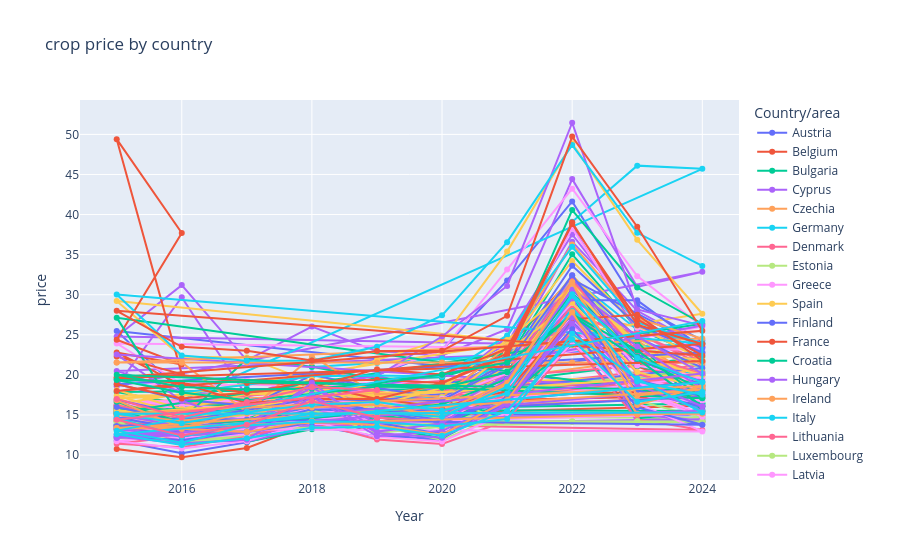

The cell this chart's notebook holds for it:
### Code cell
import plotly.express as px

fig = px.line(
    prices_df,
    x="TIME_PERIOD",
    y="OBS_VALUE",
    color="geo",
    markers=True,
    title="crop price by country",
    labels={
        "TIME_PERIOD": "Year",
        "OBS_VALUE": "price",
        "geo": "Country/area",
    },
)

fig.show()

### Figure 1 — Plotly figure (JSON) as saved in the notebook; plotly's stock layout.template omitted (floating-point values rounded to 4 significant figures)
{"data": [{"hovertemplate": "Country/area=Austria<br>Year=%{x}<br>price=%{y}<extra></extra>", "legendgroup": "Austria", "line": {"color": "#636efa", "dash": "solid"}, "marker": {"symbol": "circle"}, "mode": "lines+markers", "name": "Austria", "orientation": "v", "showlegend": true, "type": "scatter", "x": [2015, 2016, 2017, 2018, 2019, 2020, 2021, 2022, 2023, 2024, 2015, 2016, 2017, 2018, 2019, 2020, 2021, 2022, 2023, 2024, 2015, 2016, 2017, 2018, 2019, 2020, 2021, 2022, 2023, 2024, 2015, 2015, 2016, 2017, 2018, 2019, 2020, 2021, 2022, 2023, 2024], "xaxis": "x", "y": [13.72, 11.55, 14.46, 15.41, 14.63, 14.88, 22.65, 28.05, 17.9, 17.6, 25.47, 17.88, 18.24, 18.27, 20.03, 23.1, 31.78, 41.64, 28.72, 24.29, 12.12, 12.52, 15.7, 14.98, 12.74, 11.76, 22.15, 27.48, 14.92, 14.96, 15.2, 11.8, 10.23, 11.6, 13.69, 12.31, 12.08, 17.23, 24.19, 14.85, 13.79], "yaxis": "y"}, {"hovertemplate": "Country/area=Belgium<br>Year=%{x}<br>price=%{y}<extra></extra>", "legendgroup": "Belgium", "line": {"color": "#EF553B", "dash": "solid"}, "marker": {"symbol": "circle"}, "mode": "lines+markers", "name": "Belgium", "orientation": "v", "showlegend": true, "type": "scatter", "x": [2015, 2016, 2017, 2018, 2019, 2020, 2021, 2022, 2023, 2024, 2015, 2015, 2016, 2017, 2018, 2019, 2020, 2021, 2022, 2023, 2024, 2015, 2016, 2017, 2018, 2019, 2020, 2021, 2022, 2024, 2015, 2023], "xaxis": "x", "y": [15.44, 13.34, 14.14, 16.66, 15.59, 17.45, 23.3, 32.11, 21.05, 18.13, 15.87, 10.75, 9.73, 10.88, 13.95, 13.3, 14.91, 20.11, 26.59, 17.75, 16.15, 14.23, 11.82, 13.22, 17.76, 14.12, 15.51, 22.32, 27.21, 17.4, 15.87, 19.13], "yaxis": "y"}, {"hovertemplate": "Country/area=Bulgaria<br>Year=%{x}<br>price=%{y}<extra></extra>", "legendgroup": "Bulgaria", "line": {"color": "#00cc96", "dash": "solid"}, "marker": {"symbol": "circle"}, "mode": "lines+markers", "name": "Bulgaria", "orientation": "v", "showlegend": true, "type": "scatter", "x": [2015, 2016, 2017, 2018, 2019, 2020, 2021, 2022, 2023, 2024, 2015, 2016, 2017, 2018, 2019, 2020, 2021, 2022, 2023, 2024, 2015, 2016, 2017, 2018, 2019, 2020, 2021, 2022, 2023, 2024, 2015, 2016, 2017, 2018, 2019, 2020, 2021, 2022, 2023, 2024, 2015, 2016, 2017, 2018, 2019, 2020, 2021, 2022, 2023, 2024], "xaxis": "x", "y": [15.59, 14.06, 15.47, 15.4, 15.21, 16.76, 20.45, 31.08, 21.23, 18.51, 17.88, 16.33, 15.29, 15.58, 16.58, 18.24, 21.7, 35.04, 25.77, 22.22, 13.28, 12.29, 13.65, 13.4, 14.79, 16.5, 18.26, 30.73, 21.1, 19.97, 15.5, 14.07, 13.71, 14.96, 14.74, 14.7, 17.93, 28.95, 19.37, 16.44, 15.15, 13.79, 13.77, 14.96, 14.74, 14.7, 17.93, 28.95, 19.37, 16.44], "yaxis": "y"}, {"hovertemplate": "Country/area=Cyprus<br>Year=%{x}<br>price=%{y}<extra></extra>", "legendgroup": "Cyprus", "line": {"color": "#ab63fa", "dash": "solid"}, "marker": {"symbol": "circle"}, "mode": "lines+markers", "name": "Cyprus", "orientation": "v", "showlegend": true, "type": "scatter", "x": [2020, 2021, 2022, 2023, 2024, 2015, 2016, 2017, 2018, 2019, 2020, 2021, 2022, 2023, 2024, 2015, 2016, 2017, 2018, 2019, 2020, 2021, 2022, 2023, 2024, 2015, 2016, 2017, 2018, 2019, 2020, 2021, 2022, 2023, 2024], "xaxis": "x", "y": [19.66, 23.79, 38.52, 25.37, 23.46, 24.8, 31.2, 21.82, 26.03, 22.94, 22.43, 25.7, 44.42, 30.98, 32.87, 18.59, 29.7, 17.32, 18.9, 19.93, 17.75, 22.11, 36.62, 28.0, 23.54, 20.5, 17.9, 17.3, 20.2, 19.7, 18.28, 24.76, 37.52, 27.16, 22.67], "yaxis": "y"}, {"hovertemplate": "Country/area=Czechia<br>Year=%{x}<br>price=%{y}<extra></extra>", "legendgroup": "Czechia", "line": {"color": "#FFA15A", "dash": "solid"}, "marker": {"symbol": "circle"}, "mode": "lines+markers", "name": "Czechia", "orientation": "v", "showlegend": true, "type": "scatter", "x": [2015, 2016, 2017, 2018, 2019, 2020, 2021, 2022, 2023, 2024, 2015, 2015, 2016, 2017, 2018, 2019, 2020, 2021, 2022, 2023, 2024, 2015, 2016, 2017, 2018, 2019, 2020, 2021, 2022, 2023, 2024, 2015, 2016, 2017, 2018, 2019, 2020, 2021, 2022, 2023, 2024], "xaxis": "x", "y": [15.84, 13.69, 14.51, 15.99, 16.95, 15.76, 19.58, 30.98, 24.29, 18.99, 15.95, 14.37, 13.87, 14.59, 16.3, 16.56, 14.52, 15.91, 27.84, 24.2, 18.71, 16.61, 14.91, 14.51, 15.32, 17.41, 15.91, 16.69, 27.6, 26.0, 22.85, 13.31, 12.06, 12.42, 14.31, 15.35, 13.31, 16.15, 25.12, 18.96, 14.69], "yaxis": "y"}, {"hovertemplate": "Country/area=Germany<br>Year=%{x}<br>price=%{y}<extra></extra>", "legendgroup": "Germany", "line": {"color": "#19d3f3", "dash": "solid"}, "marker": {"symbol": "circle"}, "mode": "lines+markers", "name": "Germany", "orientation": "v", "showlegend": true, "type": "scatter", "x": [2015, 2016, 2017, 2018, 2019, 2020, 2021, 2022, 2023, 2024, 2018, 2019, 2020, 2021, 2022, 2023, 2024, 2015, 2016, 2017, 2018, 2019, 2020, 2021, 2022, 2023, 2024, 2016, 2017, 2018, 2019, 2020, 2021, 2022, 2023, 2024, 2015, 2016, 2017, 2018, 2019, 2020, 2021, 2022, 2023, 2024], "xaxis": "x", "y": [16.15, 14.05, 15.13, 16.84, 16.69, 17.21, 21.96, 32.1, 25.64, 23.97, 21.0, 21.5, 22.0, 21.4, 39.1, 46.1, 45.7, 13.25, 12.2, 13.95, 15.99, 15.14, 13.88, 17.93, 28.22, 19.04, 15.7, 12.6, 13.61, 16.55, 15.69, 15.03, 19.84, 28.58, 18.97, 20.38, 14.53, 12.6, 13.61, 16.55, 15.69, 15.03, 19.84, 28.58, 18.97, 16.16], "yaxis": "y"}, {"hovertemplate": "Country/area=Denmark<br>Year=%{x}<br>price=%{y}<extra></extra>", "legendgroup": "Denmark", "line": {"color": "#FF6692", "dash": "solid"}, "marker": {"symbol": "circle"}, "mode": "lines+markers", "name": "Denmark", "orientation": "v", "showlegend": true, "type": "scatter", "x": [2015, 2016, 2017, 2018, 2019, 2020, 2021, 2022, 2023, 2024, 2015, 2016, 2017, 2018, 2019, 2020, 2021, 2022, 2023, 2024, 2015, 2016, 2017, 2018, 2019, 2020, 2021, 2022, 2023, 2024, 2015, 2016, 2017, 2018, 2019, 2020, 2021, 2022, 2023, 2024], "xaxis": "x", "y": [15.5, 14.1, 14.97, 16.85, 17.97, 16.64, 19.48, 27.37, 25.17, 21.24, 13.21, 12.39, 13.4, 16.01, 15.28, 14.37, 17.07, 25.32, 22.1, 19.5, 16.16, 13.97, 14.76, 17.24, 17.3, 15.47, 18.49, 27.25, 25.15, 21.72, 16.16, 13.97, 14.76, 17.24, 17.3, 15.47, 18.49, 27.25, 25.15, 21.72], "yaxis": "y"}, {"hovertemplate": "Country/area=Estonia<br>Year=%{x}<br>price=%{y}<extra></extra>", "legendgroup": "Estonia", "line": {"color": "#B6E880", "dash": "solid"}, "marker": {"symbol": "circle"}, "mode": "lines+markers", "name": "Estonia", "orientation": "v", "showlegend": true, "type": "scatter", "x": [2015, 2016, 2017, 2018, 2019, 2020, 2021, 2022, 2023, 2024, 2015, 2016, 2017, 2018, 2019, 2020, 2021, 2022, 2023, 2024, 2015, 2016, 2017, 2018, 2019, 2020, 2021, 2022, 2023, 2024, 2015, 2016, 2017, 2018, 2019, 2020, 2021, 2022, 2023, 2024], "xaxis": "x", "y": [15.97, 14.64, 15.5, 16.41, 16.79, 16.78, 21.1, 32.02, 23.8, 20.85, 12.14, 11.67, 12.43, 14.28, 13.65, 11.88, 15.3, 24.81, 16.78, 14.65, 14.88, 12.76, 13.56, 15.73, 15.45, 14.58, 18.23, 27.49, 19.62, 17.13, 14.88, 12.76, 13.56, 15.73, 15.45, 14.58, 18.23, 27.49, 19.62, 17.13], "yaxis": "y"}, {"hovertemplate": "Country/area=Greece<br>Year=%{x}<br>price=%{y}<extra></extra>", "legendgroup": "Greece", "line": {"color": "#FF97FF", "dash": "solid"}, "marker": {"symbol": "circle"}, "mode": "lines+markers", "name": "Greece", "orientation": "v", "showlegend": true, "type": "scatter", "x": [2015, 2016, 2017, 2018, 2019, 2020, 2021, 2022, 2023, 2024, 2015, 2016, 2017, 2018, 2019, 2020, 2021, 2022, 2023, 2024, 2015, 2016, 2017, 2018, 2019, 2020, 2021, 2022, 2023, 2024, 2015, 2016, 2017, 2018, 2019, 2020, 2021, 2022, 2023, 2024, 2015, 2016, 2017, 2018, 2019, 2020, 2021, 2022, 2023, 2024], "xaxis": "x", "y": [19.4, 18.52, 18.84, 18.45, 19.08, 19.77, 23.27, 38.3, 25.88, 23.14, 23.93, 18.86, 19.43, 18.83, 20.24, 23.01, 33.14, 43.23, 32.32, 26.02, 12.34, 13.15, 12.71, 13.79, 16.22, 15.88, 17.35, 26.25, 17.69, 16.78, 16.72, 16.2, 15.83, 15.61, 16.22, 15.6, 19.25, 30.52, 19.16, 18.67, 16.39, 15.87, 15.52, 15.29, 15.89, 15.29, 18.87, 29.91, 18.77, 18.29], "yaxis": "y"}, {"hovertemplate": "Country/area=Spain<br>Year=%{x}<br>price=%{y}<extra></extra>", "legendgroup": "Spain", "line": {"color": "#FECB52", "dash": "solid"}, "marker": {"symbol": "circle"}, "mode": "lines+markers", "name": "Spain", "orientation": "v", "showlegend": true, "type": "scatter", "x": [2015, 2016, 2017, 2018, 2019, 2020, 2021, 2022, 2023, 2024, 2015, 2016, 2017, 2018, 2019, 2020, 2021, 2022, 2023, 2024, 2015, 2016, 2017, 2018, 2019, 2020, 2021, 2022, 2023, 2024, 2015, 2016, 2017, 2018, 2019, 2020, 2021, 2022, 2023, 2024, 2015, 2016, 2017, 2018, 2019, 2020, 2021, 2022, 2023, 2024], "xaxis": "x", "y": [18.12, 15.73, 17.64, 18.29, 18.66, 18.57, 23.64, 34.21, 26.14, 21.85, 29.23, 22.28, 22.18, 19.1, 21.87, 24.36, 35.38, 48.88, 36.85, 27.63, 16.38, 13.46, 15.66, 16.32, 16.33, 15.21, 20.01, 30.94, 23.56, 18.28, 17.4, 15.13, 16.51, 17.26, 17.51, 16.12, 21.97, 32.39, 24.54, 20.15, 17.07, 14.6, 16.15, 16.56, 16.9, 15.44, 21.23, 31.42, 23.87, 18.81], "yaxis": "y"}, {"hovertemplate": "Country/area=Finland<br>Year=%{x}<br>price=%{y}<extra></extra>", "legendgroup": "Finland", "line": {"color": "#636efa", "dash": "solid"}, "marker": {"symbol": "circle"}, "mode": "lines+markers", "name": "Finland", "orientation": "v", "showlegend": true, "type": "scatter", "x": [2015, 2016, 2017, 2018, 2019, 2020, 2021, 2022, 2023, 2024, 2015, 2016, 2017, 2018, 2019, 2020, 2021, 2022, 2023, 2024, 2022, 2023, 2024, 2015, 2016, 2017, 2018, 2019, 2020, 2021, 2022, 2023, 2024], "xaxis": "x", "y": [16.89, 15.14, 15.91, 19.98, 18.4, 17.05, 21.55, 33.62, 26.2, 22.8, 18.87, 16.89, 16.2, 17.71, 16.66, 15.65, 16.63, 29.32, 29.3, 23.37, 31.92, 24.68, 20.87, 13.61, 12.36, 12.93, 17.09, 15.54, 13.93, 18.93, 30.74, 22.49, 18.65], "yaxis": "y"}, {"hovertemplate": "Country/area=France<br>Year=%{x}<br>price=%{y}<extra></extra>", "legendgroup": "France", "line": {"color": "#EF553B", "dash": "solid"}, "marker": {"symbol": "circle"}, "mode": "lines+markers", "name": "France", "orientation": "v", "showlegend": true, "type": "scatter", "x": [2015, 2016, 2015, 2016, 2015, 2016, 2015, 2016], "xaxis": "x", "y": [22.3, 20.1, 49.4, 37.7, 24.4, 21.3, 22.8, 18.7], "yaxis": "y"}, {"hovertemplate": "Country/area=Croatia<br>Year=%{x}<br>price=%{y}<extra></extra>", "legendgroup": "Croatia", "line": {"color": "#00cc96", "dash": "solid"}, "marker": {"symbol": "circle"}, "mode": "lines+markers", "name": "Croatia", "orientation": "v", "showlegend": true, "type": "scatter", "x": [2015, 2016, 2017, 2018, 2019, 2020, 2021, 2022, 2023, 2024, 2015, 2016, 2017, 2018, 2019, 2020, 2021, 2022, 2023, 2024, 2015, 2016, 2017, 2018, 2019, 2020, 2021, 2022, 2023, 2024, 2015, 2016, 2017, 2018, 2019, 2020, 2015, 2016, 2017, 2018, 2019, 2020, 2021, 2022, 2023, 2024], "xaxis": "x", "y": [15.23, 12.19, 13.89, 14.61, 14.99, 13.94, 18.15, 29.77, 17.86, 17.11, 27.14, 14.39, 22.01, 21.01, 19.48, 19.72, 22.18, 40.56, 30.9, 26.38, 15.28, 11.88, 14.84, 15.03, 15.11, 13.64, 17.25, 23.78, 24.15, 15.51, 15.73, 13.15, 13.45, 14.9, 14.69, 14.17, 13.83, 12.7, 11.66, 13.21, 13.61, 12.11, 16.27, 27.76, 14.58, 15.47], "yaxis": "y"}, {"hovertemplate": "Country/area=Hungary<br>Year=%{x}<br>price=%{y}<extra></extra>", "legendgroup": "Hungary", "line": {"color": "#ab63fa", "dash": "solid"}, "marker": {"symbol": "circle"}, "mode": "lines+markers", "name": "Hungary", "orientation": "v", "showlegend": true, "type": "scatter", "x": [2015, 2016, 2017, 2018, 2019, 2020, 2021, 2022, 2023, 2024, 2015, 2016, 2017, 2018, 2019, 2020, 2021, 2022, 2023, 2024, 2015, 2016, 2017, 2018, 2019, 2020, 2021, 2022, 2023, 2024, 2015, 2016, 2017, 2018, 2019, 2020, 2021, 2022, 2023, 2024, 2015, 2016, 2018, 2019, 2020, 2021, 2022, 2023, 2024], "xaxis": "x", "y": [15.58, 12.77, 14.02, 15.27, 15.47, 15.35, 19.99, 32.39, 20.13, 17.83, 22.56, 16.75, 14.12, 18.83, 19.82, 24.79, 31.09, 51.45, 28.17, 26.15, 12.61, 11.46, 11.98, 14.46, 14.31, 12.45, 16.17, 29.63, 13.96, 14.48, 13.51, 11.79, 11.69, 13.55, 13.57, 12.68, 16.47, 27.54, 15.19, 14.26, 13.34, 11.76, 13.5, 13.55, 12.67, 16.44, 27.38, 15.12, 14.2], "yaxis": "y"}, {"hovertemplate": "Country/area=Ireland<br>Year=%{x}<br>price=%{y}<extra></extra>", "legendgroup": "Ireland", "line": {"color": "#FFA15A", "dash": "solid"}, "marker": {"symbol": "circle"}, "mode": "lines+markers", "name": "Ireland", "orientation": "v", "showlegend": true, "type": "scatter", "x": [2024, 2024, 2015, 2016, 2017, 2018, 2019, 2020, 2021, 2022, 2023, 2024, 2015, 2016, 2017, 2018, 2019, 2020, 2021, 2022, 2023, 2024], "xaxis": "x", "y": [21.55, 21.55, 21.55, 21.55, 15.36, 22.27, 17.64, 17.28, 23.49, 36.28, 27.06, 24.53, 21.55, 21.55, 21.55, 21.55, 21.55, 21.55, 21.55, 21.55, 21.55, 20.37], "yaxis": "y"}, {"hovertemplate": "Country/area=Italy<br>Year=%{x}<br>price=%{y}<extra></extra>", "legendgroup": "Italy", "line": {"color": "#19d3f3", "dash": "solid"}, "marker": {"symbol": "circle"}, "mode": "lines+markers", "name": "Italy", "orientation": "v", "showlegend": true, "type": "scatter", "x": [2015, 2016, 2017, 2018, 2019, 2020, 2021, 2022, 2023, 2024, 2015, 2016, 2017, 2018, 2019, 2020, 2021, 2022, 2023, 2024], "xaxis": "x", "y": [19.47, 17.82, 18.77, 19.82, 19.94, 19.81, 24.92, 35.97, 26.55, 23.93, 30.04, 22.41, 21.78, 21.79, 23.52, 27.43, 36.56, 48.67, 37.72, 33.59], "yaxis": "y"}, {"hovertemplate": "Country/area=Lithuania<br>Year=%{x}<br>price=%{y}<extra></extra>", "legendgroup": "Lithuania", "line": {"color": "#FF6692", "dash": "solid"}, "marker": {"symbol": "circle"}, "mode": "lines+markers", "name": "Lithuania", "orientation": "v", "showlegend": true, "type": "scatter", "x": [2015, 2016, 2017, 2018, 2019, 2020, 2021, 2022, 2023, 2024, 2015, 2016, 2017, 2018, 2019, 2020, 2021, 2022, 2023, 2024, 2015, 2016, 2017, 2018, 2019, 2020, 2021, 2022, 2023, 2024, 2015, 2016, 2017, 2018, 2019, 2020, 2021, 2022, 2023, 2024], "xaxis": "x", "y": [16.22, 14.5, 15.49, 17.16, 16.25, 16.73, 20.16, 31.74, 22.97, 20.03, 11.4, 10.97, 12.39, 14.12, 11.94, 11.39, 14.28, 24.05, 14.45, 13.14, 14.35, 12.83, 13.8, 17.06, 14.66, 14.25, 18.19, 28.69, 20.26, 17.34, 13.72, 11.5, 12.92, 16.07, 13.9, 13.83, 17.69, 27.46, 17.73, 15.05], "yaxis": "y"}, {"hovertemplate": "Country/area=Luxembourg<br>Year=%{x}<br>price=%{y}<extra></extra>", "legendgroup": "Luxembourg", "line": {"color": "#B6E880", "dash": "solid"}, "marker": {"symbol": "circle"}, "mode": "lines+markers", "name": "Luxembourg", "orientation": "v", "showlegend": true, "type": "scatter", "x": [2015, 2016, 2017, 2018, 2019, 2020, 2021, 2022, 2023, 2024, 2015, 2022, 2023, 2024, 2015, 2016, 2017, 2018, 2019, 2020, 2021, 2022, 2023, 2024, 2015, 2016, 2017, 2018, 2019, 2020, 2021, 2022, 2023, 2024, 2015, 2016, 2017, 2018, 2019, 2020, 2021, 2022, 2023, 2024], "xaxis": "x", "y": [15.6, 14.35, 15.0, 17.93, 15.82, 17.18, 14.18, 14.18, 14.18, 14.18, 14.18, 14.18, 14.18, 14.18, 13.02, 11.44, 12.72, 15.65, 12.75, 13.54, 14.18, 14.18, 14.18, 14.18, 14.21, 11.3, 12.52, 15.18, 13.32, 14.21, 14.18, 14.18, 14.18, 14.18, 14.17, 11.26, 12.53, 15.17, 13.31, 14.19, 14.18, 14.18, 14.18, 14.18], "yaxis": "y"}, {"hovertemplate": "Country/area=Latvia<br>Year=%{x}<br>price=%{y}<extra></extra>", "legendgroup": "Latvia", "line": {"color": "#FF97FF", "dash": "solid"}, "marker": {"symbol": "circle"}, "mode": "lines+markers", "name": "Latvia", "orientation": "v", "showlegend": true, "type": "scatter", "x": [2015, 2016, 2017, 2018, 2019, 2020, 2021, 2022, 2023, 2024, 2015, 2016, 2017, 2018, 2019, 2020, 2021, 2022, 2023, 2024, 2015, 2016, 2017, 2018, 2019, 2020, 2021, 2022, 2023, 2024, 2015, 2016, 2017, 2018, 2019, 2020, 2021, 2022, 2023, 2024], "xaxis": "x", "y": [14.85, 13.46, 14.82, 17.17, 16.28, 17.04, 20.2, 28.96, 21.17, 19.7, 11.73, 10.81, 11.74, 14.19, 12.27, 11.69, 15.25, 24.01, 16.49, 12.95, 13.3, 12.16, 12.72, 16.19, 14.1, 14.27, 18.44, 27.25, 18.06, 15.13, 13.24, 12.08, 12.61, 16.04, 13.88, 14.19, 18.4, 27.12, 17.83, 14.79], "yaxis": "y"}, {"hovertemplate": "Country/area=Netherlands<br>Year=%{x}<br>price=%{y}<extra></extra>", "legendgroup": "Netherlands", "line": {"color": "#FECB52", "dash": "solid"}, "marker": {"symbol": "circle"}, "mode": "lines+markers", "name": "Netherlands", "orientation": "v", "showlegend": true, "type": "scatter", "x": [2015, 2016, 2017, 2018, 2019, 2020, 2021, 2022, 2023, 2024, 2015, 2016, 2017, 2018, 2019, 2020, 2021, 2022, 2023, 2024], "xaxis": "x", "y": [15.6, 14.9, 15.25, 19.4, 16.2, 18.4, 24.35, 31.0, 22.15, 20.0, 15.15, 13.35, 14.15, 19.15, 15.25, 16.5, 22.9, 29.0, 20.35, 18.5], "yaxis": "y"}, {"hovertemplate": "Country/area=Poland<br>Year=%{x}<br>price=%{y}<extra></extra>", "legendgroup": "Poland", "line": {"color": "#636efa", "dash": "solid"}, "marker": {"symbol": "circle"}, "mode": "lines+markers", "name": "Poland", "orientation": "v", "showlegend": true, "type": "scatter", "x": [2015, 2016, 2017, 2018, 2019, 2020, 2021, 2022, 2023, 2024, 2015, 2016, 2017, 2018, 2019, 2020, 2021, 2022, 2023, 2024, 2015, 2016, 2017, 2018, 2019, 2020, 2021, 2022, 2023, 2024, 2015, 2016, 2017, 2018, 2019, 2020, 2021, 2022, 2023, 2024], "xaxis": "x", "y": [16.0, 14.23, 15.62, 17.04, 16.81, 16.85, 21.2, 32.44, 21.75, 19.19, 12.31, 11.87, 12.88, 14.0, 14.05, 12.6, 16.51, 25.78, 15.96, 13.78, 14.63, 13.39, 14.43, 16.03, 15.68, 14.32, 17.14, 27.73, 19.36, 17.29, 13.62, 12.28, 13.8, 15.72, 15.42, 13.94, 17.2, 26.67, 18.08, 15.99], "yaxis": "y"}, {"hovertemplate": "Country/area=Portugal<br>Year=%{x}<br>price=%{y}<extra></extra>", "legendgroup": "Portugal", "line": {"color": "#EF553B", "dash": "solid"}, "marker": {"symbol": "circle"}, "mode": "lines+markers", "name": "Portugal", "orientation": "v", "showlegend": true, "type": "scatter", "x": [2015, 2016, 2017, 2018, 2019, 2020, 2021, 2022, 2023, 2024, 2015, 2016, 2017, 2018, 2019, 2020, 2021, 2022, 2023, 2024, 2015, 2016, 2017, 2018, 2019, 2020, 2021, 2022, 2023, 2024, 2015, 2016, 2017, 2018, 2019, 2020, 2021, 2022, 2023, 2024, 2015, 2016, 2017, 2018, 2019, 2020, 2021, 2022, 2023, 2024], "xaxis": "x", "y": [18.84, 17.06, 17.82, 18.45, 20.72, 20.05, 23.26, 38.83, 26.92, 22.43, 27.99, 23.5, 23.0, 21.81, 22.97, 23.0, 27.37, 49.73, 38.48, 25.5, 19.69, 20.0, 19.0, 18.84, 17.0, 16.0, 18.0, 26.96, 27.5, 21.75, 19.61, 18.99, 17.78, 19.21, 19.41, 19.0, 22.68, 39.0, 26.25, 23.85, 18.0, 18.96, 16.5, 17.04, 17.0, 19.0, 22.3, 39.0, 26.25, 23.85], "yaxis": "y"}, {"hovertemplate": "Country/area=Romania<br>Year=%{x}<br>price=%{y}<extra></extra>", "legendgroup": "Romania", "line": {"color": "#00cc96", "dash": "solid"}, "marker": {"symbol": "circle"}, "mode": "lines+markers", "name": "Romania", "orientation": "v", "showlegend": true, "type": "scatter", "x": [2015, 2016, 2017, 2018, 2019, 2020, 2021, 2022, 2023, 2024, 2015, 2016, 2017, 2018, 2019, 2020, 2021, 2022, 2023, 2024, 2015, 2016, 2017, 2018, 2019, 2020, 2021, 2022, 2023, 2024], "xaxis": "x", "y": [16.65, 14.03, 14.23, 14.61, 15.38, 16.33, 19.51, 30.22, 22.24, 18.09, 19.35, 17.82, 16.85, 17.62, 18.54, 18.39, 20.32, 27.58, 23.05, 17.09, 20.02, 18.48, 18.17, 18.26, 18.97, 20.05, 21.54, 27.38, 22.03, 16.08], "yaxis": "y"}, {"hovertemplate": "Country/area=Sweden<br>Year=%{x}<br>price=%{y}<extra></extra>", "legendgroup": "Sweden", "line": {"color": "#ab63fa", "dash": "solid"}, "marker": {"symbol": "circle"}, "mode": "lines+markers", "name": "Sweden", "orientation": "v", "showlegend": true, "type": "scatter", "x": [2015, 2016, 2017, 2018, 2019, 2020, 2021, 2022, 2023, 2024, 2015, 2016, 2017, 2018, 2019, 2020, 2021, 2022, 2023, 2024, 2015, 2016, 2017, 2018, 2019, 2020, 2021, 2022, 2023, 2024, 2015, 2016, 2017, 2018, 2019, 2020, 2021, 2022, 2023, 2024], "xaxis": "x", "y": [15.1, 13.54, 13.88, 18.43, 13.91, 14.55, 19.06, 29.54, 23.55, 18.29, 12.12, 12.44, 12.84, 17.6, 12.76, 12.16, 16.35, 27.17, 18.76, 15.52, 13.22, 12.43, 12.94, 19.05, 12.93, 13.94, 19.45, 30.66, 24.81, 20.17, 12.29, 11.48, 11.91, 17.29, 12.35, 13.02, 16.64, 26.42, 19.45, 16.09], "yaxis": "y"}, {"hovertemplate": "Country/area=Slovenia<br>Year=%{x}<br>price=%{y}<extra></extra>", "legendgroup": "Slovenia", "line": {"color": "#FFA15A", "dash": "solid"}, "marker": {"symbol": "circle"}, "mode": "lines+markers", "name": "Slovenia", "orientation": "v", "showlegend": true, "type": "scatter", "x": [2015, 2016, 2017, 2018, 2019, 2020, 2021, 2022, 2023, 2024, 2015, 2015, 2016, 2017, 2018, 2019, 2020, 2021, 2022, 2023, 2024, 2015, 2016, 2017, 2018, 2019, 2020, 2021, 2022, 2023, 2024, 2015, 2016, 2017, 2018, 2019, 2020, 2021, 2022, 2023, 2024], "xaxis": "x", "y": [16.83, 13.38, 15.4, 15.94, 16.32, 14.82, 18.78, 31.49, 16.24, 18.61, 15.16, 14.98, 14.28, 15.16, 15.16, 15.16, 15.46, 19.03, 31.6, 17.43, 18.19, 13.38, 13.3, 12.88, 14.24, 13.72, 12.54, 16.83, 27.83, 15.09, 15.29, 13.38, 13.3, 12.88, 14.24, 13.72, 12.54, 16.83, 27.83, 15.09, 15.16], "yaxis": "y"}, {"hovertemplate": "Country/area=Slovakia<br>Year=%{x}<br>price=%{y}<extra></extra>", "legendgroup": "Slovakia", "line": {"color": "#19d3f3", "dash": "solid"}, "marker": {"symbol": "circle"}, "mode": "lines+markers", "name": "Slovakia", "orientation": "v", "showlegend": true, "type": "scatter", "x": [2015, 2016, 2017, 2018, 2019, 2020, 2021, 2022, 2023, 2024, 2024, 2015, 2016, 2017, 2018, 2019, 2020, 2021, 2022, 2023, 2024, 2015, 2016, 2017, 2018, 2019, 2020, 2021, 2022, 2023, 2024, 2015, 2016, 2017, 2018, 2019, 2020, 2021, 2022, 2023, 2024], "xaxis": "x", "y": [14.63, 12.29, 13.98, 15.12, 15.31, 14.78, 18.52, 29.86, 19.18, 17.53, 26.71, 13.05, 11.53, 13.7, 14.18, 14.13, 13.61, 14.51, 25.13, 19.54, 15.31, 15.14, 13.97, 15.36, 16.27, 16.62, 15.54, 17.68, 30.07, 22.11, 19.07, 12.61, 11.27, 12.09, 13.4, 13.52, 12.42, 15.51, 24.43, 16.64, 17.89], "yaxis": "y"}, {"hovertemplate": "Country/area=United Kingdom<br>Year=%{x}<br>price=%{y}<extra></extra>", "legendgroup": "United Kingdom", "line": {"color": "#FF6692", "dash": "solid"}, "marker": {"symbol": "circle"}, "mode": "lines+markers", "name": "United Kingdom", "orientation": "v", "showlegend": true, "type": "scatter", "x": [2015, 2016, 2017, 2018, 2019, 2015, 2016, 2017, 2018, 2019], "xaxis": "x", "y": [17.01, 14.68, 16.62, 18.49, 18.11, 14.41, 12.46, 13.77, 16.75, 14.67], "yaxis": "y"}], "layout": {"legend": {"title": {"text": "Country/area"}, "tracegroupgap": 0}, "title": {"text": "crop price by country"}, "xaxis": {"anchor": "y", "domain": [0, 1], "title": {"text": "Year"}}, "yaxis": {"anchor": "x", "domain": [0, 1], "title": {"text": "price"}}}}
